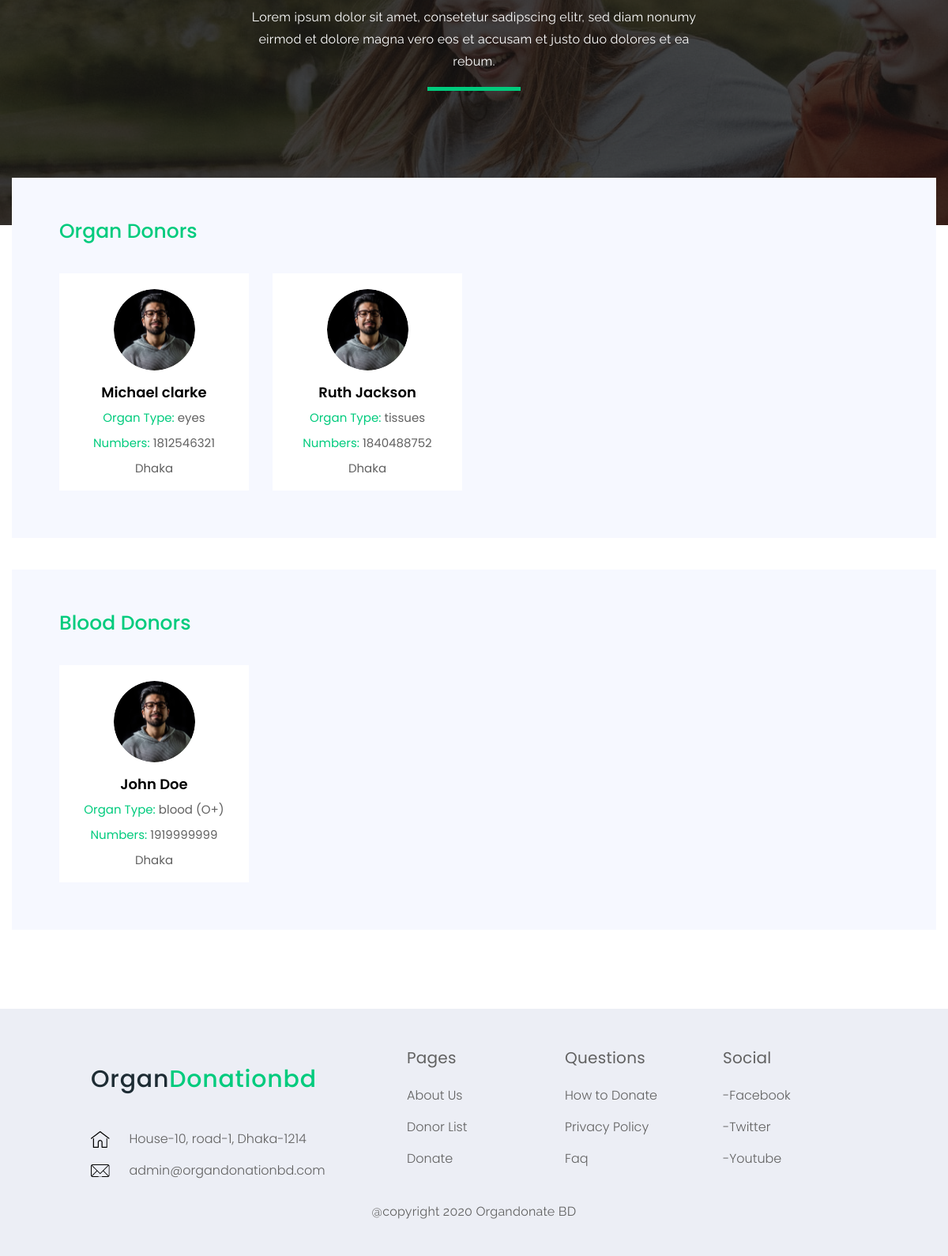
The page /donor-list.php (signed in, lower part) on the database as committed earlier.
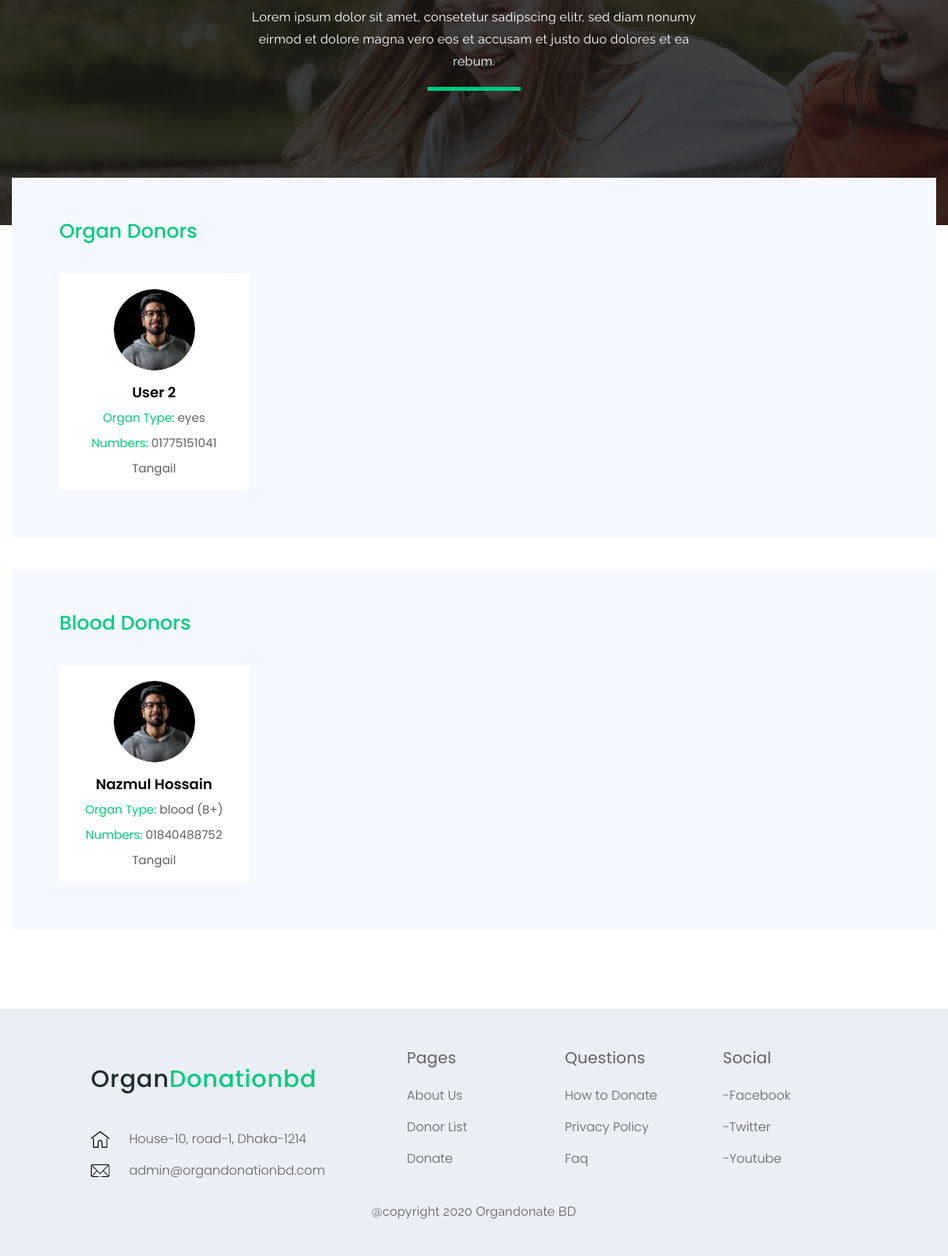
The same page on the database as committed later.
### tables this page shows
CREATE TABLE IF NOT EXISTS `become_donor` (
  `id` int(10) NOT NULL AUTO_INCREMENT,
  `firstname` varchar(100) DEFAULT NULL,
  `lastname` varchar(100) DEFAULT NULL,
  `age` int(3) NOT NULL,
  `email` varchar(100) DEFAULT NULL,
  `phone` varchar(15) DEFAULT NULL,
  `adress` varchar(255) DEFAULT NULL,
  `city` varchar(100) NOT NULL,
  `gender` varchar(30) NOT NULL,
  `e_name` varchar(100) NOT NULL,
  `e_relationship` varchar(100) NOT NULL,
  `e_phone` varchar(15) NOT NULL,
  `e_email` varchar(100) NOT NULL,
  `e_address` varchar(255) NOT NULL,
  `blood_group` varchar(30) DEFAULT NULL,
  `blood_donate` varchar(100) DEFAULT NULL,
  `organs_donate` varchar(100) DEFAULT NULL,
  PRIMARY KEY (`id`)
);

### donor-list.php (the view, shortened to what this page needs)
  <?php
  	include_once('header/header.php');
$donerquery = "SELECT * FROM become_donor";
$donerresult= mysqli_query($connect, $donerquery);
  ?>
  <main class="main-wrap">
      <section class="call-to-action-sec style-two">
          <div class="actions-inner-sc" style="background: url(img/action-bg-2.png);">
              <div class="row justify-content-center m-0 p-0">
                  <div class="col-lg-6 col-md-10">
                      <p>Lorem ipsum dolor sit amet, consetetur sadipscing elitr, sed diam nonumy eirmod  et dolore magna vero eos et accusam et justo duo dolores et ea rebum.</p>
                      <div class="line"></div>
                  </div>
              </div>
          </div>
      </section>
      <section class="organ-donors-sec organ-donors-sec-1">
          <div class="container">
              <div class="organ-donors-sc">
                  <h3 class="organ-donors-title">Organ Donors</h3>
                  <div class="row">
                  <?php
                  	foreach ($donerresult as $data):
                  	if ($data['organs_donate']):
                  ?>
                      <div class="col-xl-3 col-lg-4 col-md-6">
                          <div class="single-organ-donors-inner text-center">
                              <div class="thumb">
                                  <img src="img/donors/1.png" alt="img">
                              </div>
                              <div class="details">
                                  <h3><?php echo $data['firstname'] ." ". $data['lastname']?></h3>
                                  <ul class="meta">
                                      <li><span>Organ Type:</span> <?php echo $data['organs_donate'];?></li>
                                      <li><span>Numbers: </span><?php echo $data['phone'];?> </li>
                                      <li><?php echo $data['city']?></li>
                                  </ul>
                              </div>
                          </div>
                      </div>
                  <?php
                  	endif;
              		endforeach;
              	?>
                  </div>
              </div>
          </div>
      </section>
      <section class="organ-donors-sec organ-donors-sec-1">
          <div class="container">
              <div class="organ-donors-sc">
                  <h3 class="organ-donors-title">Blood Donors</h3>
                  <div class="row">
                  <?php
                  	foreach ($donerresult as $data):
                  	if ($data['blood_donate']):
                  ?>
                      <div class="col-xl-3 col-lg-4 col-md-6">
                          <div class="single-organ-donors-inner text-center">
                              <div class="thumb">
                                  <img src="img/donors/1.png" alt="img">
                              </div>
                              <div class="details">
                                  <h3><?php echo $data['firstname'] ." ".  $data['lastname']?></h3>
                                  <ul class="meta">
                                      <li><span>Organ Type:</span> <?php echo $data['blood_donate']. " (". $data['blood_group'] . ")" ?></li>
                                      <li><span>Numbers: </span><?php echo $data['phone'];?> </li>
                                      <li><?php echo $data['city']?></li>
                                  </ul>
                              </div>
                          </div>
                      </div>
                  <?php
                  	endif;
              		endforeach;
              	?>
                  </div>
              </div>
          </div>
      </section>
  </main>
  <?php include_once('header/footer.php') ;?>

### header/header.php (shortened to what this page needs)
<!DOCTYPE html>
<html lang="en" class="no-js">
<head>
    <link rel="stylesheet" type="text/css" href="css/bootstrap.min.css">
    <link rel="stylesheet" type="text/css" href="css/normalize.css">
    <link href="https://use.fontawesome.com/releases/v5.0.8/css/all.css" rel="stylesheet">
    <link rel="stylesheet" href="css/slick.css"/>
    <link rel="stylesheet" type="text/css" href="css/style.css">
</head>
<body>

### header/footer.php (shortened to what this page needs)
    <footer class="footers mt-5">
        <div class="container">
            <div class="row justify-content-center">
                <div class="col-md-5 col-xl-4">
                    <div class="footer-widgets">
                        <a class="navbar-brand order-2" href="index.php">
               <h1>Organ<span>Donationbd</span></h1>
            </a>
                        <ul>
                            <li>
                                <img src="img/icon/home.png" alt=""/>
                                House-10, road-1, Dhaka-1214
                            </li>
                            <li>
                                <a href="mailto:admin@organdonationbd.com">
                                    <img src="img/icon/envelope.png" alt=""/>
                                    admin@organdonationbd.com
                                </a>
                            </li>
                        </ul>
                    </div>
                </div>
                <div class="col-md-2">
                    <div class="footer-widgets">
                    <h4>Pages</h4>
                    <ul>
                        <li>
                            <a href="#">About Us</a>
                        </li>
                        <li>
                            <a href="#">Donor List</a>
                        </li>
                        <li>
                            <a href="#">Donate</a>
                        </li>
                    </ul>
                    </div>
                </div>
                <div class="col-md-2">
                    <div class="footer-widgets">
                        <h4>Questions</h4>
                        <ul>
                            <li>
                                <a href="#">How to Donate</a>
                            </li>
                            <li>
                                <a href="#">Privacy Policy</a>
                            </li>
                            <li>
                                <a href="#">Faq</a>
                            </li>
                        </ul>
                    </div>
                </div>
                <div class="col-md-2">
                    <div class="footer-widgets">
                        <h4>Social</h4>
                        <ul>
                            <li>
                                <a href="#">-Facebook</a>
                            </li>
                            <li>
                                <a href="#">-Twitter</a>
                            </li>
                            <li>
                                <a href="#">-Youtube</a>
                            </li>
                        </ul>
                    </div>
                </div>
                <div class="col-12">
                    <div class="copyright-txt">
                        <p>@copyright 2020 Organdonate BD</p>
                    </div>
                </div>
            </div>
        </div>
    </footer>
</body>
</html>

### css/style.css (style rules this page uses)
html, body, div, span, applet, object, iframe, h1, h2, h3, h4, h5, h6, p, blockquote, pre, a, abbr, acronym, address, big, cite, code, del, dfn, em, img, ins, kbd, q, s, samp, small, strike, strong, sub, sup, tt, var, b, u, i, center, dl, dt, dd, ol, ul, li, fieldset, form, label, legend, table, caption, tbody, tfoot, thead, tr, th, td, article, aside, canvas, details, embed, figure, figcaption, footer, header, hgroup, menu, nav, output, ruby, section, summary, time, mark, audio, video { margin: 0; padding: 0; border: 0; font-size: 100%; font: inherit; vertical-align: baseline; }
article, aside, details, figcaption, figure, footer, header, hgroup, menu, nav, section { display: block; }
body { line-height: 1; }
ol, ul { list-style: none; }
body { font-family: 'Poppins', sans-serif; font-weight: 400; font-size: 14px; line-height: 26px; letter-spacing: 0; }
img { max-width: 100%; }
a, a:hover, a:focus { cursor: pointer !important; outline: none; text-decoration: none; }
h1, h2, h3, h4, h5, h6 { font-family: 'Raleway', sans-serif; font-weight: 400; color: #1e2c34; margin: 0; padding: 0; }
ul, li { margin: 0; padding: 0; list-style: none; }
@media (min-width: 1200px) { .container { max-width: 1200px; } }
h1 { font-family: 'Poppins', sans-serif; font-size: 65px; font-weight: 500; line-height: 85px; letter-spacing: 0.80px; }
h4 { font-size: 35px; line-height: 28px; letter-spacing: 0.25px; font-family: 'Poppins', sans-serif; font-weight: 400; }
p { font-size: 16px; line-height: 28px; letter-spacing: 0.25px; color: #000000; font-family: 'Raleway', sans-serif; font-weight: 400; }
.navbar-brand { padding: 0; }
.main-wrap { margin-top: 75px; }
.call-to-action-sec { width: 100%; padding-top: 150px; }
.actions-inner-sc { width: 100%; position: relative; z-index: 1; background-image: url(../img/action-bg.jpg); background-repeat: no-repeat; background-size: cover; background-position: center; padding: 110px 0; text-align: center; }
.actions-inner-sc:after { content: ''; width: 100%; height: 100%; position: absolute; left: 0; top: 0; background-color: #1A1A1A; opacity: 0.56; z-index: -1; }
.call-to-action-sec.style-two .actions-inner-sc { background: none; padding: 170px 0; }
.call-to-action-sec.style-two .actions-inner-sc p { color: #fff; margin-top: 13px; position: relative; }
.call-to-action-sec.style-two .actions-inner-sc .line { background: #00CB7D; height: 5px; width: 118px; margin: 0 auto; margin-top: 18px; }
.organ-donors-sec { margin-bottom: 100px; }
.organ-donors-sc { background: #F6F8FF; padding: 55px 60px 30px 60px; }
.organ-donors-sc .organ-donors-title { font-family: 'Poppins', sans-serif; font-size: 25px; color: #00CB7D; font-weight: 500; margin-bottom: 40px; }
.single-organ-donors-inner { background: #fff; padding: 20px 20px 15px 20px; margin-bottom: 30px; }
.single-organ-donors-inner .thumb { margin-bottom: 7px; }
.single-organ-donors-inner .thumb img { border-radius: 50%; }
.single-organ-donors-inner .details h3 { font-family: 'Poppins', sans-serif; font-size: 18px; color: #000000; font-weight: 600; }
.single-organ-donors-inner .details .meta { margin: 0; padding: 0; }
.single-organ-donors-inner .details .meta li { margin-top: 6px; font-size: 15px; color: #616161; }
.single-organ-donors-inner .details .meta li span { color: #00CB7D; }
.organ-donors-sec-1 { margin-top: -60px; position: relative; z-index: 9; }
.footers { width: 100%; background-color: #ECEEF5; padding: 47px 0; }
.footer-widgets { padding-bottom: 30px; }
.footer-widgets ul { padding-top: 5px; }
.footer-widgets li { padding-top: 15px; vertical-align: middle; display: inline-block; width: 100%; font-weight: 300; font-size: 16px; font-family: 'Poppins', sans-serif; line-height: 25px; color: #616161; }
.footer-widgets li img { display: inline-block; vertical-align: middle; margin-right: 20px; }
.footer-widgets li a { font-weight: 300; font-size: 16px; font-family: 'Poppins', sans-serif; line-height: 25px; color: #616161; }
.footer-widgets h4 { font-size: 20px; font-family: 'Poppins', sans-serif; font-weight: 400; line-height: 30px; color: #616161; }
.copyright-txt { width: 100%; text-align: center; }
.copyright-txt p { font-family: 'Raleway', sans-serif; font-size: 16px; line-height: 19px; font-weight: 400; color: #616161; }
h1 { font-size: 30px; }
h1 span { color:#00CB7D; }

Rows that differ between the two databases and show on the page:
removed become_donor: firstname "Ruth", lastname "Jackson", organs_donate "tissues", phone "1840488752", city "Dhaka", shown under "Organ Donors"
changed become_donor "eyes": firstname "Michael" → "User"; lastname "clarke" → "2"; phone "1812546321" → "01775151041"; city "Dhaka" → "Tangail"
changed become_donor "blood": firstname "John" → "Nazmul"; lastname "Doe" → "Hossain"; blood_group "O+" → "B+"; phone "1919999999" → "01840488752"; city "Dhaka" → "Tangail"
